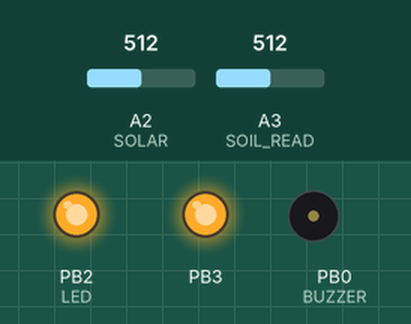
Recording of a sketch running on a simulated ATtiny85, built with avr-gcc and run on an emulated ATtiny85. Parts: output pins drawn as LEDs (lit = HIGH), buzzer (waves = sounding). Inputs (shaded band) come from the test bench; at power-on: A3 (SOIL_READ) = 512, A2 (SOLAR) = 512. Sleep ends after the set time or at an interrupt; pins used as bus, display or sensor lines are not drawn.

Above: at 18.0 s.
18.1 s: A3 (SOIL_READ) set to 51
34.5 s: A3 (SOIL_READ) set to 41
Timing chart, 0 to 37.5 s (numbered marks = the images above; inputs shaded):
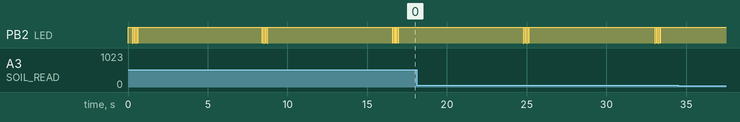

The sketch:

SolarSoilSensor_Resistive_10_1MHz.ino
```cpp
/*
   Solar Soil Sensor code
   by:    Matt Little
   date:  9/4/2020
   w:     www.curiouselectric.co.uik
   e:     hello@curiouselectric.co.uk

  This code is for an ATTiny85 unit to measure soil moisture for a plant.
  This has the following connections:
  LED         2    This is for both the LED (when pulled down) and Switch (pull down)
  SOIL_POWER  1    This controls the voltage to the moisture sensor - to save energy
  SOIL_READ   A3   This is the analog read for the soil mositure reading (0-1024)
  SOLAR       A2   This is to measure the solar PV voltage (is it sunny or not?)
  BUZZER      0    This is a piezo buzzer for output beeps!

  Fuses are:
  EXT: FF, HIGH: D6, LOW: 62

  The code does the following:

  Wake up. Put power to mositure sensor
  Check mositure reading - is it within soilDistance (set to 50) of the stored EEPROM value?

  If yes then - Do a warning (LED flash if dark, beep (if activated) and LED flash if sunny)

  If no then do nothing

  Go to sleep

  Wake on either WDT (every 2/4/8 seconds?) or button press (INT0)
  Set INT0 on LED pin.

  If button pressed one short click: Store mositure level
  (store the moisture reading into EEPROM.- beep 5 times)

  Press and hold - goes through the modes at 1 second intervals. Wrap around at max mode
  Mode is stored into EEPROM

  Modes:
  1 = Mositure Sensor with sound

  2 = Mositure Sensor no sound

  TO DO:

*/

// To implement software serial we must use 8MHz
//// *********** SERIAL DEBUG *******************//
//#define F_CPU 8000000  // This is used by delay.h library
#define F_CPU 1000000  // This is used by delay.h library

#include <stdlib.h>
#include <avr/sleep.h>
#include <avr/wdt.h>
#include <EEPROM.h>        // For writing values to the EEPROM
#include <avr/eeprom.h>    // For writing values to EEPROM
#include <avr/io.h>        // Adds useful constants
#include <util/delay.h>    // Adds delay_ms and delay_us functions

#ifndef cbi
#define cbi(sfr, bit) (_SFR_BYTE(sfr) &= ~_BV(bit))
#endif
#ifndef sbi
#define sbi(sfr, bit) (_SFR_BYTE(sfr) |= _BV(bit))
#endif

#define LED         2     // Use this for both output and reading switch. INT0
#define SOIL_POWER  1
#define SOIL_READ   A3    // D3
#define SOLAR       A2    // D4
#define BUZZER      0

//// *********** SERIAL DEBUG *******************//
//#include <SoftwareSerial.h>
//#define rxPin       5     // This is not needed - we are only sending
//#define txPin       BUZZER  // Want it the same as BUZZER - use the BUZZER for both.
//SoftwareSerial serial(rxPin, txPin);

// Varibales for writing to EEPROM
int hiByte;      // These are used to store longer variables into EEPROM
int loByte;
long int number;

long int soilReading;
int soilSamples = 20;
int soilSetpoint;
int soilDifference = 50;

int sleep_time = 9; // 0=16ms, 1=32ms,2=64ms,3=128ms,4=250ms,5=500ms
                    // 6=1 sec,7=2 sec, 8=4 sec, 9= 8sec

float Vsolar;

volatile boolean f_wdt = 1;
volatile boolean f_int0 = 0;

byte mode;              // This holds the mode value 1 to maxMode
int maxMode = 3;        // This is the maximum number of modes

int chirpCounter = 0;   // For holding the time until the next chirp
int chirpCycles = 5;    // Number os WDT cycles before next sound

boolean updateCheckValue = false; // This updates the soil check value

void setup() {
  pinMode(LED, OUTPUT);
  pinMode(SOIL_POWER, OUTPUT);
  pinMode(BUZZER, OUTPUT);

  pinMode(SOIL_READ, OUTPUT);
  digitalWrite(SOIL_READ, HIGH);

  //analogReference(INTERNAL);  // Reference 1.1V
  digitalWrite(LED, HIGH);

  // Read in the soilSetpoint
  hiByte = EEPROM.read(0);
  loByte = EEPROM.read(1);
  soilSetpoint = (hiByte << 8) + loByte; // Get the sensor calibrate value
  mode = EEPROM.read(10);  // What mode is the unit in?
  if (mode > maxMode)
  {
    mode = 1;
  }

  //  // *********** SERIAL DEBUG *******************//
  //  serial.begin(2400);
  //  _delay_ms(50);
  //  serial.print("SP: ");
  //  serial.println(soilSetpoint);
  //  serial.println("M: ");
  //  serial.println(mode);

  MCUCR &= ~(_BV(ISC01) | _BV(ISC00));    // INT0 on falling level (button press)
  setup_watchdog(sleep_time);                      // WDT on approximately 2 seconds sleep
}

void loop() {

  if (f_int0 == 1) {
    // Entered here with button press
    f_int0 = 0;   //Reset flag
    pinMode(LED, INPUT_PULLUP);     // Switch the LED pin to an input, so can be read as the switch press
    delay(10);  // Settling time

    int pressTime = 0;
    int oldPressTime = 0;

    while (digitalRead(LED) == LOW)
    {
      pressTime++;
      delay(10);  // 10mS delay
      if (pressTime >= oldPressTime + 100)
      {
        oldPressTime = pressTime;
        mode++;     // Increment the mode
        if (mode >= maxMode + 1)
        {
          mode = 1; // Reset the mode
        }
        buzz(mode);
      }
    }
    // If the press time is less than 100 then this is a quick press
    // - update the soil sense value
    if (pressTime < 100)
    {
      updateCheckValue = true;
    }
    // If the press time has been longer and the mode has changed
    // Store the mode we end on
    else if (pressTime >= 100)
    {
      // In this case store the mode in EEPROM
      EEPROM.write(10, (byte)mode);
    }

    if (updateCheckValue == true)
    {
      //If the switch has been pressed:
      // Here want to set the reading as the soil OK threshold
      pinMode(SOIL_READ, INPUT);
      digitalWrite(SOIL_POWER, HIGH);
      delay(2);    // Wait for setting
      for (int n = 0; n <= soilSamples; n++)
      {
        soilReading += analogRead(SOIL_READ);
        delay(2);
      }
      digitalWrite(SOIL_POWER, LOW);
      pinMode(SOIL_READ, OUTPUT);
      digitalWrite(SOIL_READ, HIGH);

      soilSetpoint = soilReading / soilSamples;

      // Also want to store this into EEPROM
      EEPROM.write(0, soilSetpoint >> 8);
      EEPROM.write(1, soilSetpoint & 0xff);
      flash(5, false);   // Lets us know its been stored
      updateCheckValue = false; // Reset the value

      //      // *********** SERIAL DEBUG *******************//
      //      serial.print("SP: ");
      //      serial.println(soilSetpoint);
    }
    f_wdt = 0;  // Reset this value, as WDT will have triggered here
    f_int0 = 0;   //Reset flag
  }
  else if (f_wdt == 1)
  {
    // wait for timed out watchdog / flag is set when a watchdog timeout occurs
    // WAKE UP
    f_wdt = 0;     // reset flag

    if (mode <= maxMode)
    {
      // Only use the buzzer/output if there is some sun!
      Vsolar = analogRead(SOLAR) * (4.0 / 1024.0) * (1000.0 / 100.0); //Turn into a real (ish) voltage
      //Vsolar = 3.0; // DEBUG LINE

      // Read the soil mositure
      // Set power to sensor high
      pinMode(SOIL_READ, INPUT);
      digitalWrite(SOIL_POWER, HIGH);
      soilReading = 0;           // Reset the value

      delay(10);    // Wait for settling

      for (int n = 0; n <= soilSamples; n++)
      {
        soilReading += analogRead(SOIL_READ);
        delay(10);
      }
      soilReading = soilReading / soilSamples;    // This is the soil moisture reading
      pinMode(SOIL_READ, OUTPUT);
      digitalWrite(SOIL_READ, HIGH);
      digitalWrite(SOIL_POWER, LOW);

      //        // *********** SERIAL DEBUG *******************//
      //        serial.print("SR: ");
      //        serial.println(soilReading);

      if (soilReading >= soilSetpoint + soilDifference )
      {
        if (mode == 1 || mode == 3)
        {
          // Only chirp if solar available
          if (Vsolar >= 2.0)
          {
            // Only want it to chirp every 30 seconds or so?
            if (chirpCounter <= 1)
            {
              chirpHigh();
              //chirpLow();
              chirpCounter = chirpCycles;  // Number of 2 second WDT to wait until next chirp
            }
            chirpCounter--;
          }
          flash(4, false);
        }
        else if (mode == 2)
        {
          flash(4, false);
        }
      }
      if (soilReading <= soilSetpoint - soilDifference )
      {
        if (mode == 3)
        {
          // Only chirp if solar available
          if (Vsolar >= 2.0)
          {
            // Only want it to chirp every 30 seconds or so?
            if (chirpCounter <= 1)
            {
              //chirpHigh();
              chirpLow();
              chirpCounter = chirpCycles;  // Number of 2 second WDT to wait until next chirp
            }
            chirpCounter--;
          }
          flash(4, false);
        }
      }
    }
    f_wdt = 0;     // reset flag
  }
  system_sleep();
}

void system_sleep()
{
  GIMSK |= _BV(INT0);                   //enable INT0 (for wake up from button press)
  cbi(ADCSRA, ADEN);                   // switch Analog to Digitalconverter OFF
  set_sleep_mode(SLEEP_MODE_PWR_DOWN); // sleep mode is set here
  sleep_enable();
  sleep_mode();                        // System sleeps here
  sleep_disable();                     // System continues execution here when watchdog timed out
  sbi(ADCSRA, ADEN);                   // switch Analog to Digitalconverter ON
  GIMSK &= ~(_BV(INT0));               // disable INT0
}

// 0=16ms, 1=32ms,2=64ms,3=128ms,4=250ms,5=500ms
// 6=1 sec,7=2 sec, 8=4 sec, 9= 8sec
void setup_watchdog(int ii) {

  byte bb;
  int ww;
  if (ii > 9 ) ii = 9;
  bb = ii & 7;
  if (ii > 7) bb |= (1 << 5);
  bb |= (1 << WDCE);
  ww = bb;

  MCUSR &= ~(1 << WDRF);
  // start timed sequence
  WDTCR |= (1 << WDCE) | (1 << WDE);
  // set new watchdog timeout value
  WDTCR = bb;
  WDTCR |= _BV(WDIE);
}

// Watchdog Interrupt Service / is executed when watchdog timed out
ISR(WDT_vect) {
  f_wdt = 1; // set global flag
}

ISR(INT0_vect)
{
  //Wakes up here - goes to main loop to carry on
  f_int0 = 1; // set global flag
}

void flash(int flash, boolean buzzOn)
{
  pinMode(LED, OUTPUT);   // Want the LED as an output

  for (int i = 1; i <= flash; i++)
  {
    digitalWrite(LED, LOW);
    delay(10);
    digitalWrite(LED, HIGH);
    delay(100);
  }
}

void chirpHigh()  // Not enough water
{
  for (int i = 1000; i < 3000; i += 200)
  {
    tone(BUZZER, i);
    _delay_ms(5);
  }
  noTone();
}

void chirpLow()  // Too much water
{
  for (int i = 3000; i > 1000; i -= 200)
  {
    tone(BUZZER, i);
    _delay_ms(5);
  }
  noTone();
}

void buzz(byte flash)
{
  for (int i = 1; i <= flash; i++)
  {
    tone(BUZZER, 1000);       // This needs to be 8 x actual frequency - as clock is 1MHz
    delay(50);
    noTone(BUZZER);
    delay(50);
  }
}

// Common code for both sources of an ADC conversion
int getADC() {
  ADCSRA  |= _BV(ADSC);          // Start conversion
  while ((ADCSRA & _BV(ADSC)));   // Wait until conversion is finished
  return ADC;
}
```

Measured:
- after the input at 34.5 s, PB2 (LED): stops changing and stays HIGH
- by itself, PB2 (LED): repeats every 8.1 s: 3 × (HIGH 0.10 s, LOW 0.01 s), HIGH 7.8 s, LOW 0.01 s
